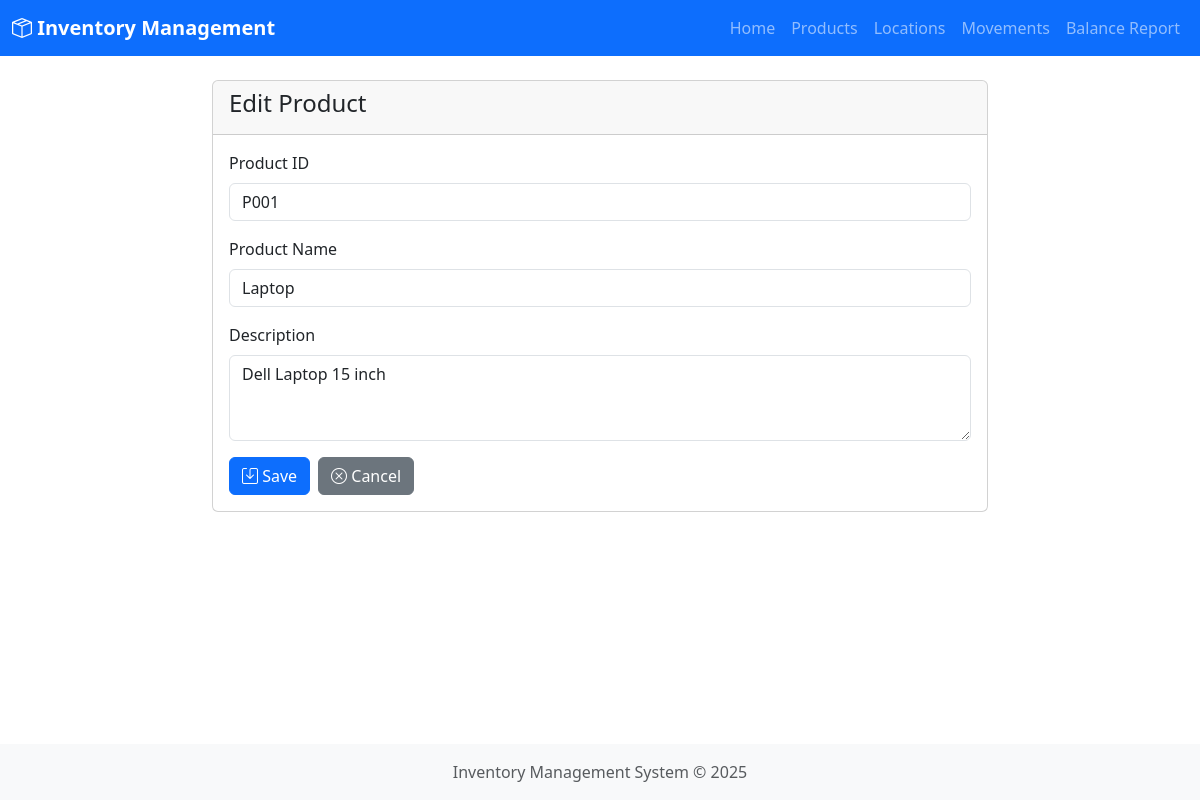
Screenshot of /products/edit/P001 with the database file from the repository.
### models.py (models this page shows, shortened)
class Product(db.Model):
    __tablename__ = 'product'
    product_id = db.Column(db.String(50), primary_key=True)
    name = db.Column(db.String(100), nullable=False)
    description = db.Column(db.Text)

### app.py (the view)
@app.route('/products/edit/<product_id>', methods=['GET', 'POST'])
def products_edit(product_id):
    product = Product.query.get_or_404(product_id)
    form = ProductForm(obj=product)
    form.product_id.render_kw = {'readonly': True}
    if form.validate_on_submit():
        product.name = form.name.data
        product.description = form.description.data
        db.session.commit()
        flash('Product updated successfully!', 'success')
        return redirect(url_for('products_list'))
    return render_template('product_form.html', form=form, action='Edit', product=product)

### forms.py
class ProductForm(FlaskForm):
    product_id = StringField('Product ID', validators=[DataRequired()])
    name = StringField('Product Name', validators=[DataRequired()])
    description = TextAreaField('Description')

### templates/product_form.html (shortened to what this page needs)
{% extends "base.html" %}
{% block content %}
<div class="row">
    <div class="col-md-8 offset-md-2">
        <div class="card">
            <div class="card-header">
                <h4>{{ action }} Product</h4>
            </div>
            <div class="card-body">
                <form method="POST" novalidate>
                    <div class="mb-3">
                        {{ form.product_id.label(class="form-label") }}
                        {{ form.product_id(class="form-control" + (" is-invalid" if form.product_id.errors else "")) }}
                    </div>
                    <div class="mb-3">
                        {{ form.name.label(class="form-label") }}
                        {{ form.name(class="form-control" + (" is-invalid" if form.name.errors else "")) }}
                    </div>
                    <div class="mb-3">
                        {{ form.description.label(class="form-label") }}
                        {{ form.description(class="form-control", rows="3") }}
                    </div>
                    <div class="d-flex gap-2">
                        <button type="submit" class="btn btn-primary">
                            <i class="bi bi-save"></i> Save
                        </button>
                        <a href="{{ url_for('products_list') }}" class="btn btn-secondary">
                            <i class="bi bi-x-circle"></i> Cancel
                        </a>
                    </div>
                </form>
            </div>
        </div>
    </div>
</div>
{% endblock %}

### templates/base.html (style rules this page uses)
body { min-height: 100vh; display: flex; flex-direction: column; }

### rows the page displays
Product: product_id "P001", name "Laptop", description "Dell Laptop 15 inch"

### other values shown
{{ action }} "Edit"
